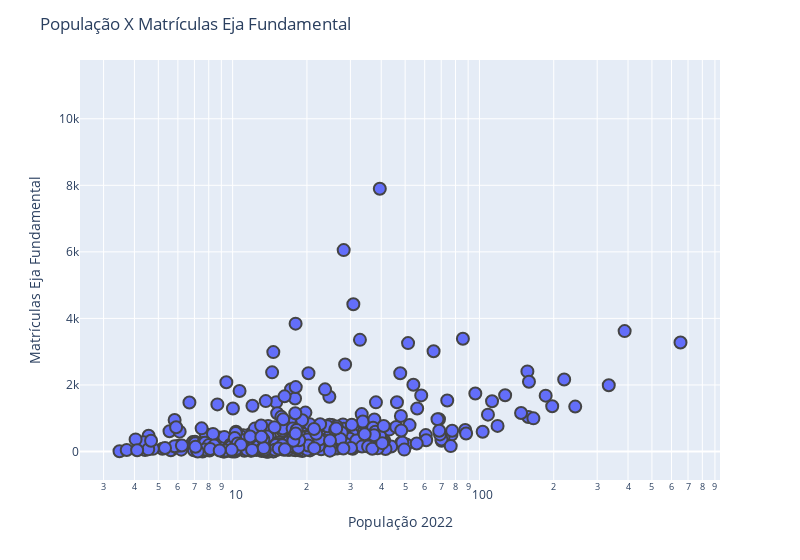
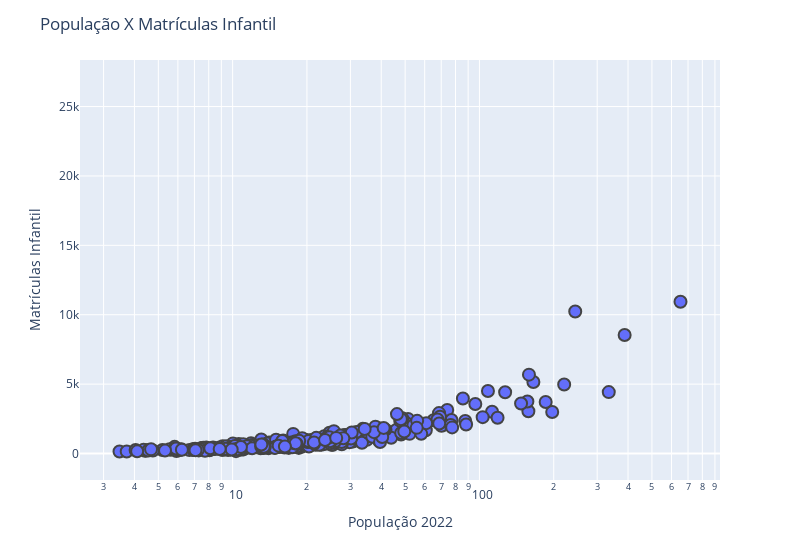
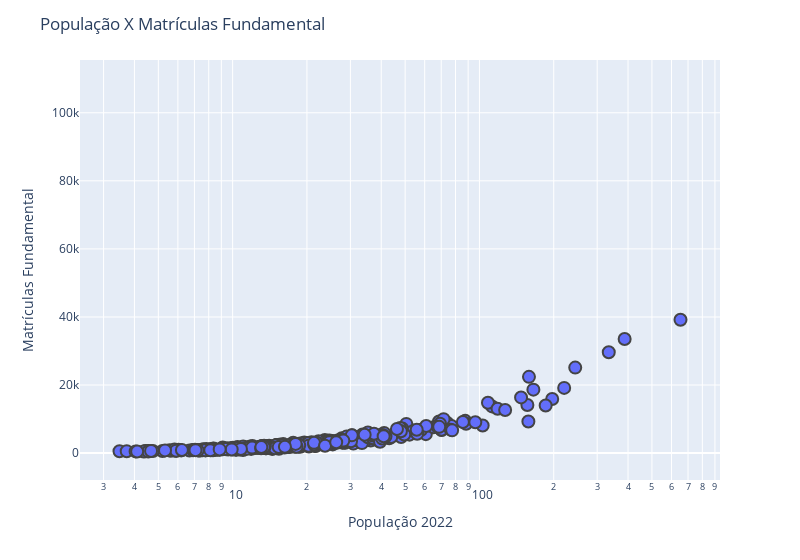
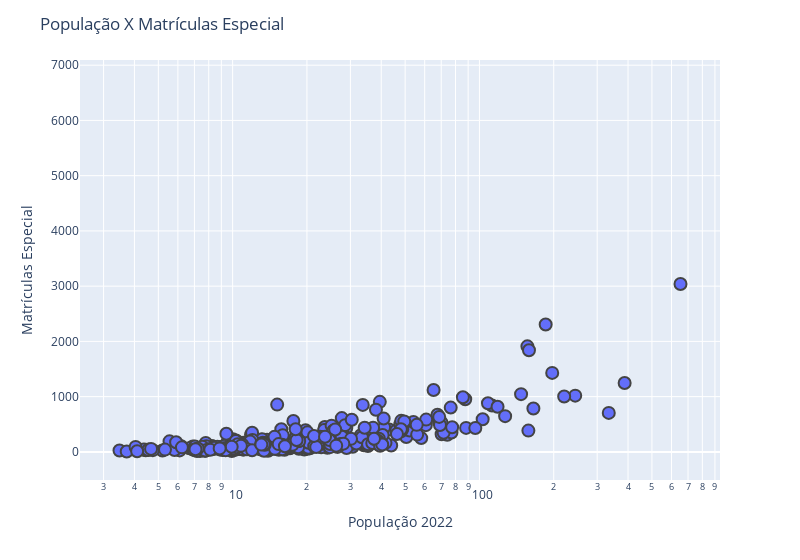

Notebook code for these charts, in order:
### Code cell
fig  = px.scatter(CensoBA, x = 'POP_Censo_2022', y = 'QT_MAT_EJA_FUND_22', hover_name = "NO_MUNICIPIO", log_x = True, width = 800)
fig.update_traces(marker = dict(size = 12, line=dict(width = 2)), selector = dict(mode = 'markers'))
fig.update_layout(title = 'População X Matrículas Eja Fundamental')
fig.update_xaxes(title = 'População 2022')
fig.update_yaxes(title = 'Matrículas Eja Fundamental')
fig.show()

fig  = px.scatter(CensoBA, x = 'POP_Censo_2022', y = 'QT_MAT_INF_22', hover_name = "NO_MUNICIPIO", log_x = True, width = 800)
fig.update_traces(marker = dict(size = 12, line=dict(width = 2)), selector = dict(mode = 'markers'))
fig.update_layout(title = 'População X Matrículas Infantil')
fig.update_xaxes(title = 'População 2022')
fig.update_yaxes(title = 'Matrículas Infantil')
fig.show()

fig  = px.scatter(CensoBA, x = 'POP_Censo_2022', y = 'QT_MAT_FUND_22', hover_name = "NO_MUNICIPIO", log_x = True, width = 800)
fig.update_traces(marker = dict(size = 12, line=dict(width = 2)), selector = dict(mode = 'markers'))
fig.update_layout(title = 'População X Matrículas Fundamental')
fig.update_xaxes(title = 'População 2022')
fig.update_yaxes(title = 'Matrículas Fundamental')
fig.show()

fig  = px.scatter(CensoBA, x = 'POP_Censo_2022', y = 'QT_MAT_ESP_22', hover_name = "NO_MUNICIPIO", log_x = True, width = 800)
fig.update_traces(marker = dict(size = 12, line=dict(width = 2)), selector = dict(mode = 'markers'))
fig.update_layout(title = 'População X Matrículas Especial')
fig.update_xaxes(title = 'População 2022')
fig.update_yaxes(title = 'Matrículas Especial')
fig.show()

fig  = px.scatter(CensoBA, x = 'POP_Censo_2022', y = 'QT_MAT_INF_INT_22', hover_name = "NO_MUNICIPIO", log_x = True, width = 800)
fig.update_traces(marker = dict(size = 12, line=dict(width = 2)), selector = dict(mode = 'markers'))
fig.update_layout(title = 'População X Matrículas Infantil Integral')
fig.update_xaxes(title = 'População 2022')
fig.update_yaxes(title = 'Matrículas Infantil Integral')
fig.show()

fig  = px.scatter(CensoBA, x = 'POP_Censo_2022', y = 'QT_MAT_FUND_INT_22', hover_name = "NO_MUNICIPIO", log_x = True, width = 800)
fig.update_traces(marker = dict(size = 12, line=dict(width = 2)), selector = dict(mode = 'markers'))
fig.update_layout(title = 'População X Matrículas Fundamental Integral')
fig.update_xaxes(title = 'População 2022')
fig.update_yaxes(title = 'Matrículas Fundamental Integral')
fig.show()

### Figure 1 — Plotly figure (JSON) as saved in the notebook; plotly's stock layout.template omitted (floating-point values rounded to 4 significant figures; data arrays with more than 128 entries replaced by an {"elided": "..."} marker saying what was removed)
{"data": [{"hovertemplate": "<b>%{hovertext}</b><br><br>POP_Censo_2022=%{x}<br>QT_MAT_EJA_FUND_22=%{y}<extra></extra>", "hovertext": {"elided": "417 str values"}, "legendgroup": "", "marker": {"color": "#636efa", "line": {"width": 2}, "size": 12, "symbol": "circle"}, "mode": "markers", "name": "", "orientation": "v", "showlegend": false, "type": "scatter", "x": {"elided": "417 str values"}, "xaxis": "x", "y": {"elided": "417 int values"}, "yaxis": "y"}], "layout": {"legend": {"tracegroupgap": 0}, "margin": {"t": 60}, "title": {"text": "População X Matrículas Eja Fundamental"}, "width": 800, "xaxis": {"anchor": "y", "domain": [0, 1], "title": {"text": "População 2022"}, "type": "log"}, "yaxis": {"anchor": "x", "domain": [0, 1], "title": {"text": "Matrículas Eja Fundamental"}}}}

### Figure 2 — Plotly figure (JSON) as saved in the notebook; plotly's stock layout.template omitted (floating-point values rounded to 4 significant figures; data arrays with more than 128 entries replaced by an {"elided": "..."} marker saying what was removed)
{"data": [{"hovertemplate": "<b>%{hovertext}</b><br><br>POP_Censo_2022=%{x}<br>QT_MAT_INF_22=%{y}<extra></extra>", "hovertext": {"elided": "417 str values"}, "legendgroup": "", "marker": {"color": "#636efa", "line": {"width": 2}, "size": 12, "symbol": "circle"}, "mode": "markers", "name": "", "orientation": "v", "showlegend": false, "type": "scatter", "x": {"elided": "417 str values"}, "xaxis": "x", "y": {"elided": "417 int values"}, "yaxis": "y"}], "layout": {"legend": {"tracegroupgap": 0}, "margin": {"t": 60}, "title": {"text": "População X Matrículas Infantil"}, "width": 800, "xaxis": {"anchor": "y", "domain": [0, 1], "title": {"text": "População 2022"}, "type": "log"}, "yaxis": {"anchor": "x", "domain": [0, 1], "title": {"text": "Matrículas Infantil"}}}}

### Figure 3 — Plotly figure (JSON) as saved in the notebook; plotly's stock layout.template omitted (floating-point values rounded to 4 significant figures; data arrays with more than 128 entries replaced by an {"elided": "..."} marker saying what was removed)
{"data": [{"hovertemplate": "<b>%{hovertext}</b><br><br>POP_Censo_2022=%{x}<br>QT_MAT_FUND_22=%{y}<extra></extra>", "hovertext": {"elided": "417 str values"}, "legendgroup": "", "marker": {"color": "#636efa", "line": {"width": 2}, "size": 12, "symbol": "circle"}, "mode": "markers", "name": "", "orientation": "v", "showlegend": false, "type": "scatter", "x": {"elided": "417 str values"}, "xaxis": "x", "y": {"elided": "417 int values"}, "yaxis": "y"}], "layout": {"legend": {"tracegroupgap": 0}, "margin": {"t": 60}, "title": {"text": "População X Matrículas Fundamental"}, "width": 800, "xaxis": {"anchor": "y", "domain": [0, 1], "title": {"text": "População 2022"}, "type": "log"}, "yaxis": {"anchor": "x", "domain": [0, 1], "title": {"text": "Matrículas Fundamental"}}}}

### Figure 4 — Plotly figure (JSON) as saved in the notebook; plotly's stock layout.template omitted (floating-point values rounded to 4 significant figures; data arrays with more than 128 entries replaced by an {"elided": "..."} marker saying what was removed)
{"data": [{"hovertemplate": "<b>%{hovertext}</b><br><br>POP_Censo_2022=%{x}<br>QT_MAT_ESP_22=%{y}<extra></extra>", "hovertext": {"elided": "417 str values"}, "legendgroup": "", "marker": {"color": "#636efa", "line": {"width": 2}, "size": 12, "symbol": "circle"}, "mode": "markers", "name": "", "orientation": "v", "showlegend": false, "type": "scatter", "x": {"elided": "417 str values"}, "xaxis": "x", "y": {"elided": "417 int values"}, "yaxis": "y"}], "layout": {"legend": {"tracegroupgap": 0}, "margin": {"t": 60}, "title": {"text": "População X Matrículas Especial"}, "width": 800, "xaxis": {"anchor": "y", "domain": [0, 1], "title": {"text": "População 2022"}, "type": "log"}, "yaxis": {"anchor": "x", "domain": [0, 1], "title": {"text": "Matrículas Especial"}}}}
